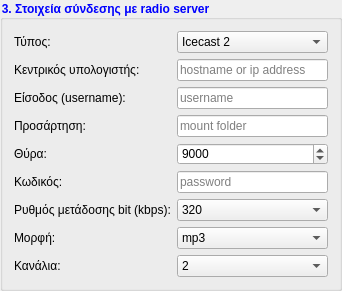
        <widget class="QGroupBox" name="groupBox_3">
         <property name="font">
          <font>
           <weight>75</weight>
           <bold>true</bold>
          </font>
         </property>
         <property name="styleSheet">
          <string notr="true">QGroupBox:title{
	color:blue;
}</string>
         </property>
         <property name="title">
          <string>3. Στοιχεία σύνδεσης με radio server</string>
         </property>
         <layout class="QGridLayout" name="gridLayout_5">
          <item row="0" column="0">
           <widget class="QLabel" name="label_19">
            <property name="text">
             <string>Τύπος:</string>
            </property>
           </widget>
          </item>
          <item row="0" column="1">
           <widget class="QComboBox" name="radio_server_type">
            <item>
             <property name="text">
              <string>Icecast 2</string>
             </property>
            </item>
            <item>
             <property name="text">
              <string>Icecast 1</string>
             </property>
            </item>
            <item>
             <property name="text">
              <string>Shoutcast</string>
             </property>
            </item>
            <item>
             <property name="text">
              <string>Python aiortc (custom)</string>
             </property>
            </item>
           </widget>
          </item>
          <item row="1" column="0">
           <widget class="QLabel" name="label_20">
            <property name="text">
             <string>Κεντρικός υπολογιστής:</string>
            </property>
           </widget>
          </item>
          <item row="1" column="1">
           <widget class="QLineEdit" name="radio_server_ip">
            <property name="sizePolicy">
             <sizepolicy hsizetype="Expanding" vsizetype="Maximum">
              <horstretch>0</horstretch>
              <verstretch>0</verstretch>
             </sizepolicy>
            </property>
            <property name="minimumSize">
             <size>
              <width>0</width>
              <height>0</height>
             </size>
            </property>
            <property name="dragEnabled">
             <bool>true</bool>
            </property>
            <property name="placeholderText">
             <string>hostname or ip address</string>
            </property>
            <property name="clearButtonEnabled">
             <bool>true</bool>
            </property>
           </widget>
          </item>
          <item row="2" column="0">
           <widget class="QLabel" name="label_21">
            <property name="text">
             <string>Είσοδος (username):</string>
            </property>
           </widget>
          </item>
          <item row="2" column="1">
           <widget class="QLineEdit" name="radio_server_username">
            <property name="sizePolicy">
             <sizepolicy hsizetype="Expanding" vsizetype="Maximum">
              <horstretch>0</horstretch>
              <verstretch>0</verstretch>
             </sizepolicy>
            </property>
            <property name="minimumSize">
             <size>
              <width>0</width>
              <height>0</height>
             </size>
            </property>
            <property name="dragEnabled">
             <bool>true</bool>
            </property>
            <property name="placeholderText">
             <string>username</string>
            </property>
            <property name="clearButtonEnabled">
             <bool>true</bool>
            </property>
           </widget>
          </item>
          <item row="3" column="0">
           <widget class="QLabel" name="label_24">
            <property name="text">
             <string>Προσάρτηση:</string>
            </property>
           </widget>
          </item>
          <item row="3" column="1">
           <widget class="QLineEdit" name="radio_server_mount">
            <property name="sizePolicy">
             <sizepolicy hsizetype="Expanding" vsizetype="Maximum">
              <horstretch>0</horstretch>
              <verstretch>0</verstretch>
             </sizepolicy>
            </property>
            <property name="minimumSize">
             <size>
              <width>0</width>
              <height>0</height>
             </size>
            </property>
            <property name="dragEnabled">
             <bool>true</bool>
            </property>
            <property name="placeholderText">
             <string>mount folder</string>
            </property>
            <property name="clearButtonEnabled">
             <bool>true</bool>
            </property>
           </widget>
          </item>
          <item row="4" column="0">
           <widget class="QLabel" name="label_22">
            <property name="text">
             <string>Θύρα:</string>
            </property>
           </widget>
          </item>
          <item row="4" column="1">
           <widget class="QSpinBox" name="radio_server_port">
            <property name="sizePolicy">
             <sizepolicy hsizetype="Minimum" vsizetype="Maximum">
              <horstretch>0</horstretch>
              <verstretch>0</verstretch>
             </sizepolicy>
            </property>
            <property name="minimumSize">
             <size>
              <width>0</width>
              <height>0</height>
             </size>
            </property>
            <property name="maximum">
             <number>65535</number>
            </property>
            <property name="value">
             <number>9000</number>
            </property>
           </widget>
          </item>
          <item row="5" column="0">
           <widget class="QLabel" name="label_23">
            <property name="text">
             <string>Κωδικός:</string>
            </property>
           </widget>
          </item>
          <item row="5" column="1">
           <widget class="QLineEdit" name="radio_server_password">
            <property name="sizePolicy">
             <sizepolicy hsizetype="Expanding" vsizetype="Maximum">
              <horstretch>0</horstretch>
              <verstretch>0</verstretch>
             </sizepolicy>
            </property>
            <property name="minimumSize">
             <size>
              <width>0</width>
              <height>0</height>
             </size>
            </property>
            <property name="dragEnabled">
             <bool>true</bool>
            </property>
            <property name="placeholderText">
             <string>password</string>
            </property>
            <property name="clearButtonEnabled">
             <bool>true</bool>
            </property>
           </widget>
          </item>
          <item row="6" column="0">
           <widget class="QLabel" name="label_27">
            <property name="text">
             <string>Ρυθμός μετάδοσης bit (kbps):</string>
            </property>
           </widget>
          </item>
          <item row="6" column="1">
           <widget class="QComboBox" name="radio_server_bit_rate">
            <property name="sizePolicy">
             <sizepolicy hsizetype="Preferred" vsizetype="Maximum">
              <horstretch>0</horstretch>
              <verstretch>0</verstretch>
             </sizepolicy>
            </property>
            <property name="minimumSize">
             <size>
              <width>0</width>
              <height>0</height>
             </size>
            </property>
            <item>
             <property name="text">
              <string>320</string>
             </property>
            </item>
            <item>
             <property name="text">
              <string>256</string>
             </property>
            </item>
            <item>
             <property name="text">
              <string>224</string>
             </property>
            </item>
            <item>
             <property name="text">
              <string>192</string>
             </property>
            </item>
            <item>
             <property name="text">
              <string>160</string>
             </property>
            </item>
            <item>
             <property name="text">
              <string>128</string>
             </property>
            </item>
            <item>
             <property name="text">
              <string>112</string>
             </property>
            </item>
            <item>
             <property name="text">
              <string>96</string>
             </property>
            </item>
            <item>
             <property name="text">
              <string>80</string>
             </property>
            </item>
            <item>
             <property name="text">
              <string>64</string>
             </property>
            </item>
            <item>
             <property name="text">
              <string>48</string>
             </property>
            </item>
            <item>
             <property name="text">
              <string>32</string>
             </property>
            </item>
           </widget>
          </item>
          <item row="7" column="0">
           <widget class="QLabel" name="label_25">
            <property name="text">
             <string>Μορφή:</string>
            </property>
           </widget>
          </item>
          <item row="7" column="1">
           <widget class="QComboBox" name="radio_server_mp3_or_ogg">
            <property name="sizePolicy">
             <sizepolicy hsizetype="Preferred" vsizetype="Maximum">
              <horstretch>0</horstretch>
              <verstretch>0</verstretch>
             </sizepolicy>
            </property>
            <property name="minimumSize">
             <size>
              <width>0</width>
              <height>0</height>
             </size>
            </property>
            <item>
             <property name="text">
              <string>mp3</string>
             </property>
            </item>
            <item>
             <property name="text">
              <string>ogg</string>
             </property>
            </item>
           </widget>
          </item>
          <item row="8" column="0">
           <widget class="QLabel" name="label_26">
            <property name="text">
             <string>Κανάλια:</string>
            </property>
           </widget>
          </item>
          <item row="8" column="1">
           <widget class="QComboBox" name="radio_server_channels">
            <property name="sizePolicy">
             <sizepolicy hsizetype="Preferred" vsizetype="Maximum">
              <horstretch>0</horstretch>
              <verstretch>0</verstretch>
             </sizepolicy>
            </property>
            <property name="minimumSize">
             <size>
              <width>0</width>
              <height>0</height>
             </size>
            </property>
            <item>
             <property name="text">
              <string>2</string>
             </property>
            </item>
            <item>
             <property name="text">
              <string>1</string>
             </property>
            </item>
           </widget>
          </item>
         </layout>
        </widget>
